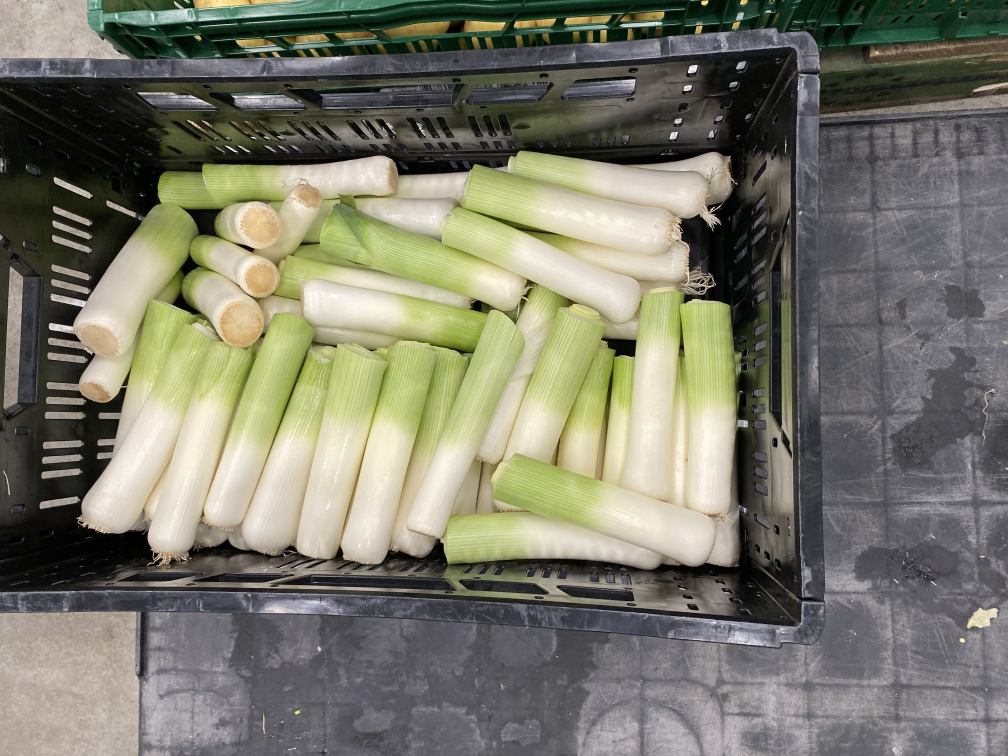
#> input picture Python/Python_Herkenning/Parameters_Vinden/Prei/Prei.jpg, 4032 x 3024 px (shown at 1/4 size)
$ python 'Prei Test.py'
#> lines starting #> are read from the running program, lines starting #| are printed output that depends on the picture; after the words box and inside, x2 and y2 are one past the last pixel; in counts of white or black regions, pixels touching at a corner belong together
# -*- coding: utf-8 -*-
"""
Created on Wed Mar  8 12:48:15 2023

@author: joche
"""

import cv2
import numpy as np

# Load the image
img = cv2.imread('Prei.jpg')
#> img is the input picture: shape (3024, 4032, 3); mean B, G, R 106.1, 120.9, 121.4
scale_percent = 20 # percent of original size
width = int(img.shape[1] * scale_percent / 100)
#> width = 806
height = int(img.shape[0] * scale_percent / 100)
#> height = 604
dim = (width, height)
#> dim = (806, 604)
# resize image
resized = cv2.resize(img, dim, interpolation = cv2.INTER_AREA)
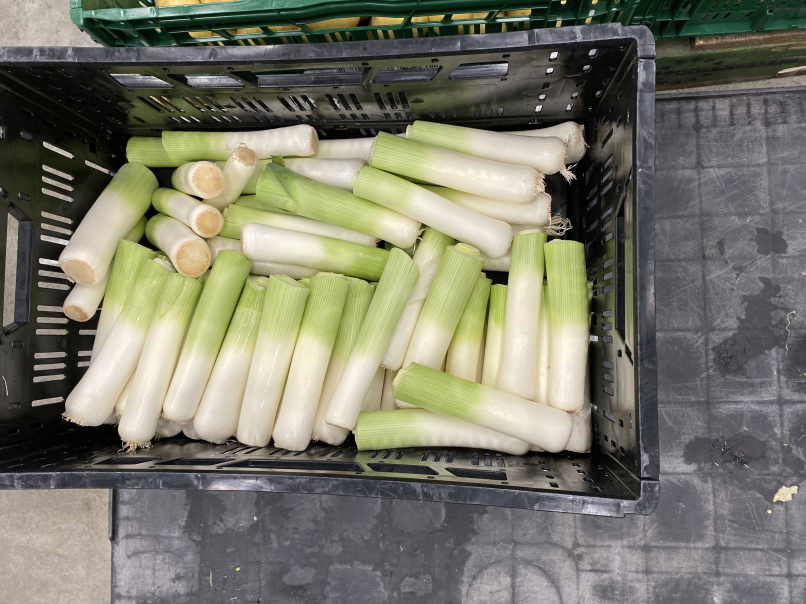
#> resized: shape (604, 806, 3); mean B, G, R 106.1, 120.9, 121.4
cropped_image = resized[100:500, 0:600]
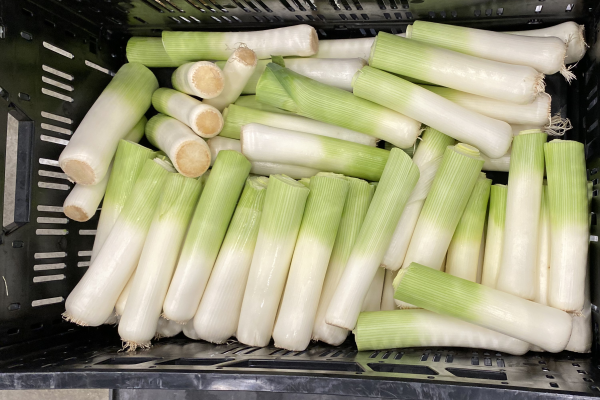
#> cropped_image: shape (400, 600, 3); mean B, G, R 115.9, 145.1, 146.7
# Convert to grayscale
gray = cv2.cvtColor(cropped_image, cv2.COLOR_BGR2GRAY)
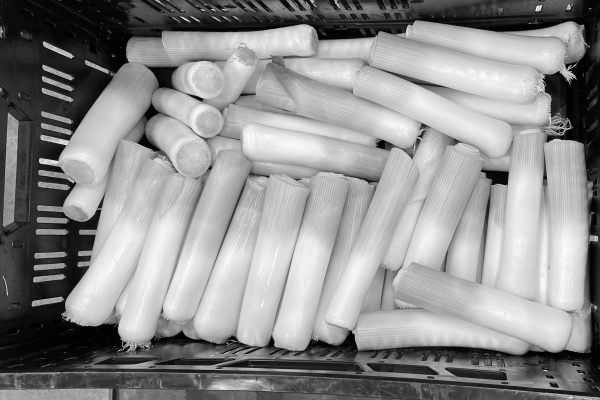
#> gray: shape (400, 600); min 0, max 253, mean 142.2

# Apply a Gaussian blur to reduce noise
blur = cv2.GaussianBlur(gray, (11, 7), 0)
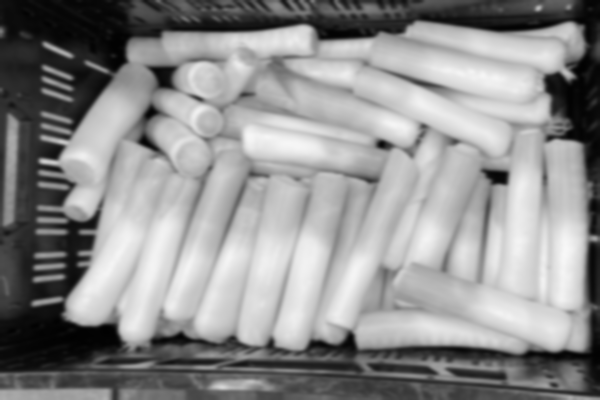
#> blur: shape (400, 600); min 1, max 248, mean 142.2

# Apply adaptive thresholding to obtain a binary image
thresh = cv2.adaptiveThreshold(blur, 255, cv2.ADAPTIVE_THRESH_MEAN_C, cv2.THRESH_BINARY_INV, 11, 2)
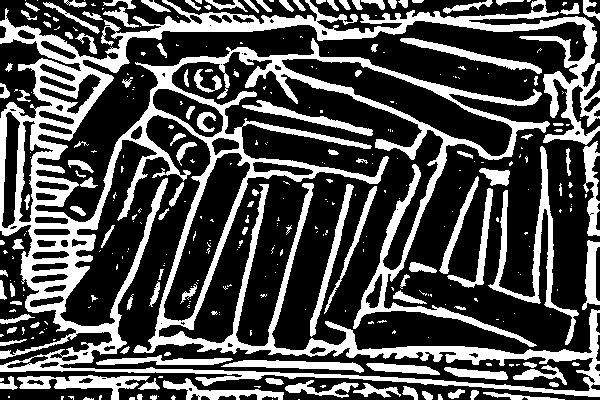
#> thresh: shape (400, 600); 31.1% white; 343 white regions (219 under 20 px)

# Find contours in the binary image
contours, hierarchy = cv2.findContours(thresh, cv2.RETR_EXTERNAL, cv2.CHAIN_APPROX_SIMPLE)
#> contours = 271 contours, 192 with area under 20; largest, box (x1, y1, x2, y2) and area: (0, 0, 600, 397) 93802, (488, 146, 579, 345) 2058, (17, 375, 150, 400) 1252, (400, 38, 542, 74) 848, (310, 184, 354, 337) 832
print(contours)
#> (printed output is left out)
# Draw contours on the original image
cv2.drawContours(cropped_image, contours, -1, (0, 0, 255), 2)
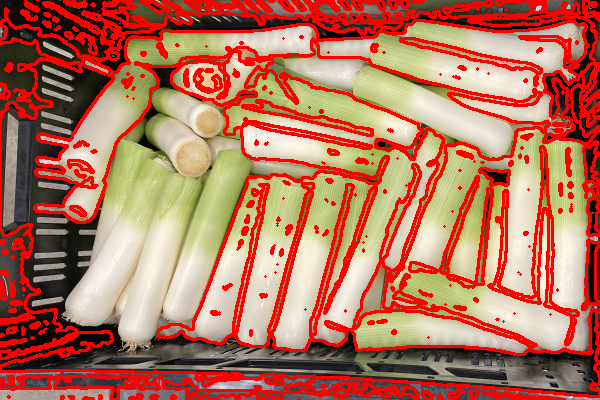
#> cropped_image: shape (400, 600, 3); mean B, G, R 94.4, 116.7, 182.9

# Display the result
cv2.imshow('leak detection', cropped_image)
key = cv2.waitKey(0)
#> (key Esc is pressed here)
cv2.destroyAllWindows()
